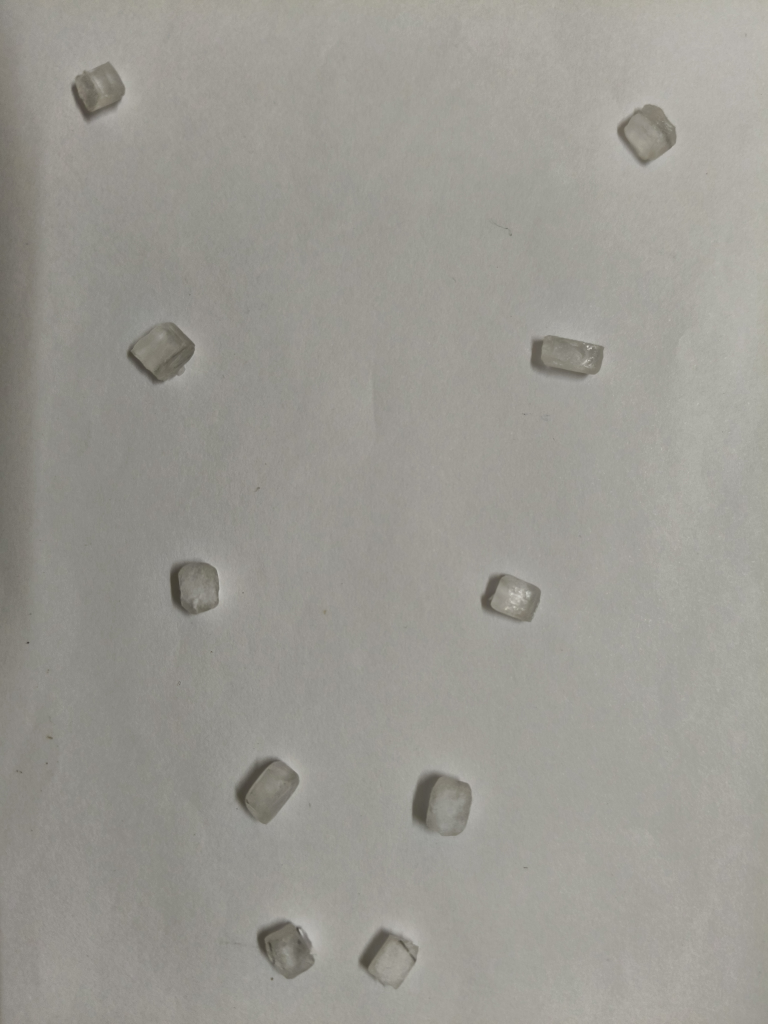
#> input picture part_a_photos/picture1.jpg, 3072 x 4096 px, found by its file name (shown at 1/4 size); its folder holds 5 pictures in this run
$ python slides_a.py
#> lines starting #> are read from the running program, lines starting #| are printed output that depends on the picture
### slides/vt.py
import numpy as np, matplotlib
matplotlib.use('Agg')
import matplotlib.pyplot as plt
from matplotlib.patches import Circle, Rectangle, FancyBboxPatch, Polygon, FancyArrow
plt.rcParams['font.family']='monospace'
plt.rcParams['font.monospace']=['DejaVu Sans Mono']
plt.rcParams['axes.unicode_minus']=False
# OVERHEAD BAR NOTATION. THE COMBINING MACRON U+0304 AND OVERLINE U+0305 BOTH LAND
# ON THE WRONG GLYPH IN MATPLOTLIB, WHICH DOES NOT DO COMPLEX SHAPING, SO BARS ARE
# WRITTEN AS MATHTEXT $\bar{n}$ AND MATHTEXT IS POINTED AT THE SAME MONO FACE.
plt.rcParams['mathtext.fontset']='custom'
plt.rcParams['mathtext.rm']='DejaVu Sans Mono'
plt.rcParams['mathtext.it']='DejaVu Sans Mono'
plt.rcParams['mathtext.bf']='DejaVu Sans Mono:bold'
plt.rcParams['mathtext.default']='regular'
W,H=1920.,1080.
BG='#05080C'; BAR='#24E06E'; BARTXT='#04140A'; ORANGE='#FFB03A'; GREEN='#36F08C'
CYAN='#58D3E8'; BODY='#C9D2D8'; DIM='#38464D'; PANEL='#0C1E33'; PEDGE='#3FC7DE'
MUTE='#8C9AA4'; AMBER='#FFC857'; RED='#E8392F'; WHITE='#FFFFFF'; GRID='#14314F'; VIOLET='#B99BE8'
def new_slide(cmd, page, total=15, tildes=(300,780)):
    # page MAY BE AN int (NUMBERED ANSWER SLIDE) OR A str SUCH AS '[QUESTION]',
    # WHICH IS PRINTED VERBATIM SO QUESTION SLIDES STAY OUT OF THE COUNT.
#> called with cmd = '$ cat title.txt', page = 1, total = 15, tildes = (250, 760)
    fig=plt.figure(figsize=(19.2,10.8),dpi=100); fig.patch.set_facecolor(BG)
    ax=fig.add_axes([0,0,1,1]); ax.set_xlim(0,W); ax.set_ylim(0,H); ax.axis('off')
    ax.add_patch(Rectangle((0,H-30),W,30,color=BAR,zorder=5))
    ax.add_patch(Rectangle((0,0),W,30,color=BAR,zorder=5))
    ax.text(22,H-15,'CML6032@IITD:~/ASSIGNMENT',color=BARTXT,fontsize=11,weight='bold',va='center',zorder=6)
    ax.text(W-22,H-15,'VT100 | Bourne shell',color=BARTXT,fontsize=11,weight='bold',va='center',ha='right',zorder=6)
    ax.text(22,15,'assignment1.tex',color=BARTXT,fontsize=11,weight='bold',va='center',zorder=6)
    ax.text(W/2,15,'[READ ONLY]',color=BARTXT,fontsize=11,weight='bold',va='center',ha='center',zorder=6)
    tag = page if isinstance(page,str) else f'{page}/{total}'
    ax.text(W-22,15,tag,color=BARTXT,fontsize=11,weight='bold',va='center',ha='right',zorder=6)
    for y in range(int(tildes[0]),int(tildes[1]),30): ax.text(60,y,'~',color=DIM,fontsize=12,va='center')
    if cmd: ax.text(120,H-95,cmd,color=ORANGE,fontsize=21,va='center')
    return fig,ax
def T(ax,x,y,s,c=BODY,fs=13,w='normal',ha='left',va='center',fam='monospace',z=4):
    return ax.text(x,y,s,color=c,fontsize=fs,weight=w,ha=ha,va=va,family=fam,zorder=z)
def panel(ax,x,y,w,h,fill=PANEL,edge=PEDGE,lw=1.8,r=10):
    ax.add_patch(FancyBboxPatch((x,y),w,h,boxstyle=f'round,pad=0,rounding_size={r}',
        fc=fill,ec=edge,lw=lw,zorder=1)); return None
CW=0.602*100/72.0          # DejaVu Sans Mono advance, px per pt of fontsize
def cw(fs,n=1): return n*fs*CW
def bullets(ax,x,y0,lines,dy=34,fs=13,marker='[>]',mc=AMBER,lc=BODY,headc=CYAN,gap=1,pad=None):
    """lines: str | (head,rest) | None (half-space). Label column auto-sized."""
    y=y0
    mw=cw(fs,len(marker)+gap)
    if pad is None:
        heads=[l[0] for l in lines if isinstance(l,tuple)]
        pad=(max(len(h) for h in heads)+2) if heads else 0
    for ln in lines:
        if ln is None: y-=dy*0.45; continue
        if marker: T(ax,x,y,marker,mc,fs,'bold')
        if isinstance(ln,tuple):
            head,rest=ln
            T(ax,x+mw,y,head,headc,fs,'bold')
            T(ax,x+mw+cw(fs,pad),y,rest,lc,fs)
        else:
            T(ax,x+mw,y,ln,lc,fs)
        y-=dy
    return y
def row(ax,x,y,cells,fs=12,c=BODY,w='normal'):
    """cells: list of (col_in_chars, text) or (col, text, colour)"""
    for cell in cells:
        col,txt=cell[0],cell[1]; col_c=cell[2] if len(cell)>2 else c
        T(ax,x+cw(fs,col),y,str(txt),col_c,fs,w)
def rule(ax,x,y,w_,c=PEDGE,lw=1.2,z=3): ax.plot([x,x+w_],[y,y],color=c,lw=lw,zorder=z)
# ---------- 3D projection ----------
def rot(az=24,el=16):
    a,e=np.radians(az),np.radians(el)
    e1=np.array([np.cos(a),-np.sin(a),0.])
    e2=np.array([np.sin(a)*np.sin(e),np.cos(a)*np.sin(e),np.cos(e)])
    n=np.array([np.sin(a)*np.cos(e),np.cos(a)*np.cos(e),-np.sin(e)])
    return e1,e2,n
def proj(P,az=24,el=16):
    e1,e2,n=rot(az,el); P=np.atleast_2d(P)
    return np.c_[P@e1,P@e2], P@n
CELL_E=[(0,1),(0,2),(0,4),(1,3),(1,5),(2,3),(2,6),(3,7),(4,5),(4,6),(5,7),(6,7)]
def cube_pts(): return np.array([[i,j,k] for i in (0,1) for j in (0,1) for k in (0,1)],float)
def sphere(ax,c,r,col,z):
    ax.add_patch(Circle(c,r,fc=col,ec='#2A2A2A',lw=0.7,zorder=z))
    ax.add_patch(Circle((c[0]-0.33*r,c[1]+0.33*r),0.34*r,fc='white',ec='none',alpha=0.55,zorder=z+0.01))
# [41 lines left out: functions draw_structure, triad, not called in this run]

### slides/slides_a.py
import sys; sys.path.insert(0,'/data/deck')
from vt import *
import numpy as np
OUT='/data/deck/slides/'
# [9 lines left out: functions ax_in, wpanel, not called in this run]

# ---------------- 01 TITLE ----------------
fig,ax=new_slide('$ cat title.txt',1,tildes=(250,760))
T(ax,150,H-200,'20261005 CML6032 ASSIGNMENT 1',GREEN,30,'bold')
T(ax,150,H-258,'MATERIALS CHEMISTRY : STRUCTURAL ANALYSIS',AMBER,21)
T(ax,150,H-312,'CRYSTAL MORPHOLOGY, PEROVSKITE HYSTERESIS AND NINE BINARY PROTOTYPES',CYAN,19)
T(ax,150,H-396,'NISHEAL MICHAEL KALEY',GREEN,20)
T(ax,150,H-444,'ENTRY NO 2025CYS7090  |  IIT DELHI',GREEN,17)
T(ax,150,H-488,'SUBMITTED 5 OCTOBER 2026, 02:30 IST  |  DUE 5 OCTOBER 2026, 23:59 IST',GREEN,17)
T(ax,150,H-566,'$ ./init_pipeline.sh',ORANGE,21)
for i,l in enumerate(['MODULES INITIALIZED: [PART A: MORPHOLOGY AND POINT GROUPS]',
                      '                     [PART B SEGMENT 1: FERROELECTRIC DISTORTION SERIES]',
                      '                     [PART B SEGMENT 2: NINE BINARY PROTOTYPES]']):
    T(ax,150,H-612-i*32,l,BODY,15)
T(ax,150,H-724,'$ ./set_notation.sh --house',ORANGE,21)
T(ax,150,H-770,'UNITS pm ONLY  |  RATIOS NOT PER-100  |  STATE TUPLES ON ALL IONS  |  NO GREEK GLYPHS',BODY,15)
T(ax,150,H-804,'MIRROR PLANES AS MP  |  OVERHEAD BARS ON ROTOINVERSION AXES AND SPACE GROUPS, e.g. '
               '$\\bar{3}$m AND Fm$\\bar{3}$m',BODY,15)
fig.savefig(OUT+'01.png',facecolor=BG); plt.close(fig)
#> after `fig.savefig(OUT + '01.png', facecolor=BG)`:
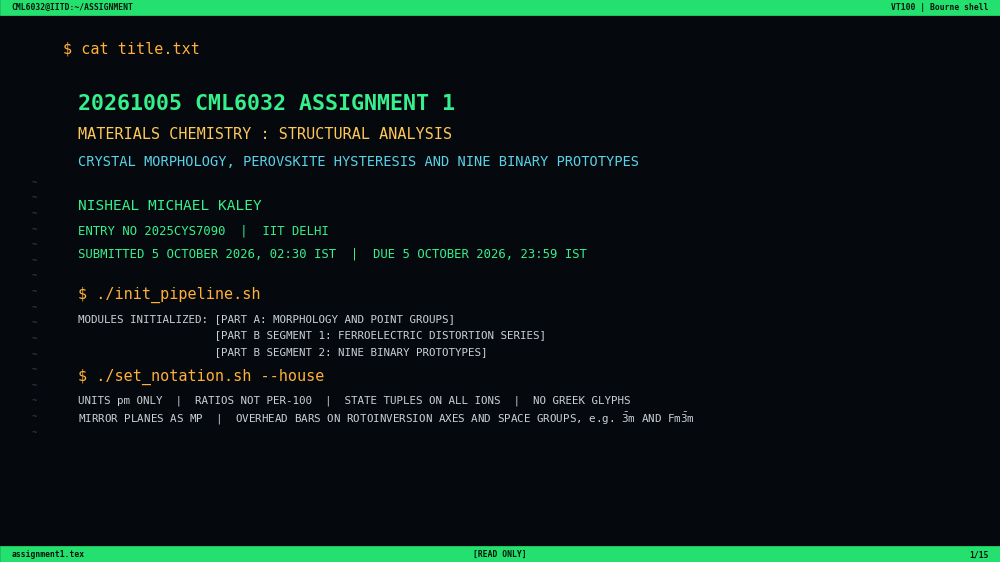
#> figure drawn by matplotlib, 1 panel

# =====================================================================================
# PART A, REBUILT FROM THE CLASS PHOTOGRAPHS (part_a_photos/picture1-5.jpg).
# EVERY NUMBER ON SLIDES 02-04 COMES FROM part_a_photos/measure.json, WRITTEN BY
# part_a_photos/measure_edges.py (LSD EDGE FIT ON THE FULL-RESOLUTION PHOTOS).
# =====================================================================================
import json
from PIL import Image
PA='/data/repo/part_a_photos/'
MJ=json.load(open(PA+'measure.json'))
#> (reads part_a_photos/measure.json from the repository)
SM=MJ['_summary']
SCL=3072/900
CEN=[(115,105),(760,155),(190,410),(665,415),(230,688),(600,700),(318,925),(518,942),(335,1112),(458,1125)]
ISO={3:(445,600),4:(463,662),5:(430,715)}
_IMG={}
def photo(i):
    if i not in _IMG: _IMG[i]=np.asarray(Image.open(PA+f'picture{i}.jpg').convert('RGB')).astype(np.float32)
    return _IMG[i]
def stretch(a,lo=0.8,hi=99.6):
    l,h=np.percentile(a,lo),np.percentile(a,hi)
    return np.clip((a-l)/(h-l),0,1)
def crop(i,cx,cy,w,h,dx=0,dy=0):
    X,Y=int(cx*SCL)+dx,int(cy*SCL)+dy
    return photo(i)[Y-h//2:Y+h//2,X-w//2:X+w//2]
def imax(fig,x,y,w,h,edge=PEDGE,lw=1.4):
#> called with x = 140, y = 192, w = 460, h = 613, edge = '#3FC7DE', lw = 1.4
    a=fig.add_axes([x/W,y/H,w/W,h/H]); a.set_xticks([]); a.set_yticks([])
    for s in a.spines.values(): s.set_color(edge); s.set_linewidth(lw)
    return a
def tagbox(a,x,y,s,c=CYAN,fs=10.5):
    a.text(x,y,s,color=c,fontsize=fs,weight='bold',ha='center',va='center',family='monospace',
           bbox=dict(boxstyle='square,pad=0.18',fc='#05080CCC',ec=c,lw=1.0),zorder=6)

# ---------------- 02 THE CRYSTALS AS PHOTOGRAPHED ----------------
fig,ax=new_slide('$ ls ./part_a/photos && cat observation.log',2)
T(ax,120,H-158,'PART A: THE CRYSTALS ISSUED IN CLASS, AS PHOTOGRAPHED',GREEN,23,'bold')
T(ax,1800,H-158,'[5 PHOTOS | 11 CRYSTALS | NO SCALE BAR]',AMBER,17,'bold',ha='right')
# --- left: picture 1 with labels
panel(ax,120,130,500,760)
T(ax,370,862,'PICTURE 1: 10 CRYSTALS, C1 TO C10',CYAN,14,'bold','center')
a=imax(fig,140,192,460,613)
import cv2
p1=np.asarray(Image.open(PA+'picture1.jpg').convert('RGB').resize((900,1200),Image.LANCZOS)).astype(np.float32)
p1=p1/cv2.GaussianBlur(p1,(0,0),45); p1=np.clip(p1/np.percentile(p1,96)*0.94,0,1)   # FLAT-FIELD THE PAPER
#> after `p1 = np.clip(p1 / np.percentile(p1, 96) * 0.94, 0, 1)`:
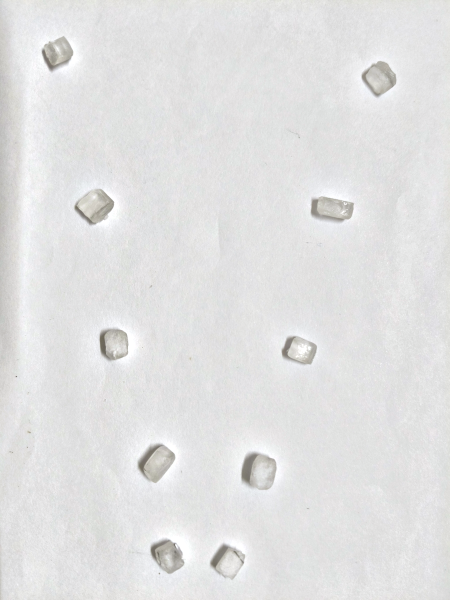
#> p1: shape (1200, 900, 3) float32 (shown at 1/2 size); mean R, G, B 0.885, 0.885, 0.885
a.imshow(p1,extent=(0,900,1200,0)); a.set_xlim(0,900); a.set_ylim(1200,0)
SIDE=[1,-1,1,-1,1,-1,-1,1,-1,1]       # LABEL LEFT OR RIGHT OF EACH CRYSTAL
for k,(x,y) in enumerate(CEN):
    tagbox(a,x+SIDE[k]*80,y,f'C{k+1}',fs=10.5)
T(ax,370,162,'PICTURE 2 IS THE SAME LAYOUT, RETAKEN',MUTE,11.5,ha='center')
# --- middle: views A-C and detail crops
panel(ax,650,130,560,760)
T(ax,930,862,'ONE CRYSTAL ALONE: VIEWS A, B, C',CYAN,14,'bold','center')
T(ax,930,834,'(PICTURES 3, 4, 5; TURNED BETWEEN SHOTS)',MUTE,11,ha='center')
for j,(i,lab) in enumerate([(3,'A: FROSTED FACE'),(4,'B: SMOOTH FACE'),(5,'C: TURNED OVER')]):
    x0=672+j*178
    a=imax(fig,x0,500,160,300)
    a.imshow(stretch(crop(i,*ISO[i],320,600,dy=20)))
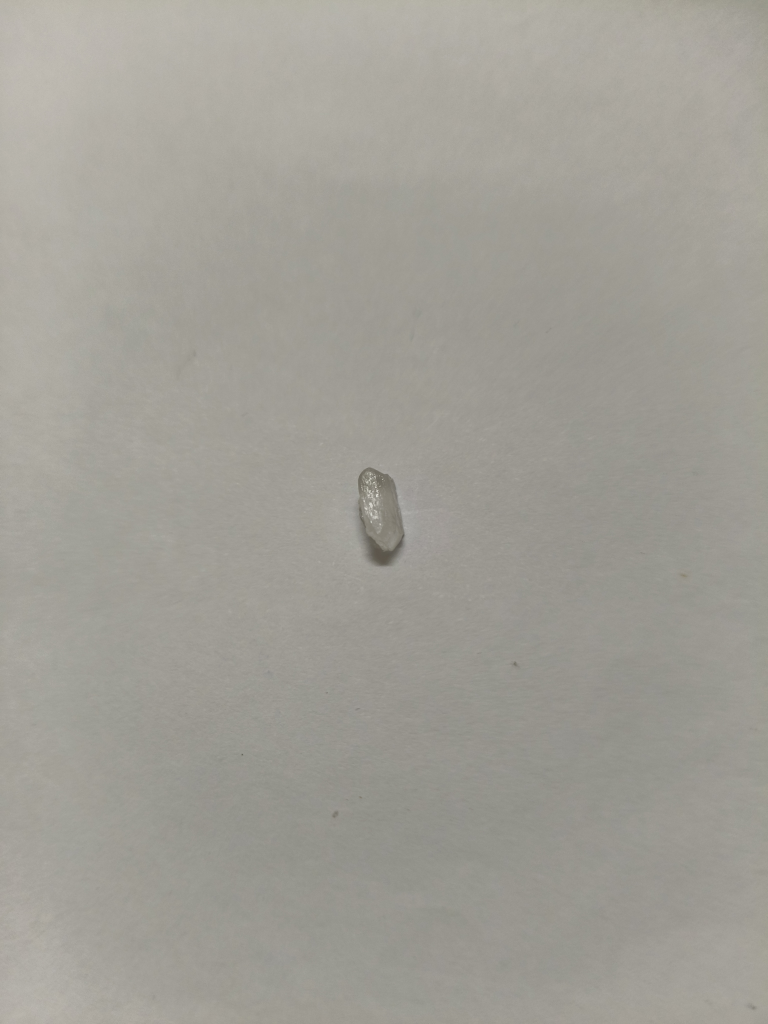
#> input picture part_a_photos/picture3.jpg, 3072 x 4096 px, found by its file name (shown at 1/4 size)
#> in stretch, `l,h=np.percentile(a,lo),np.percentile(a,hi)`: l = 85; h = 199
#> in stretch, `return np.clip((a-l)/(h-l),0,1)`:
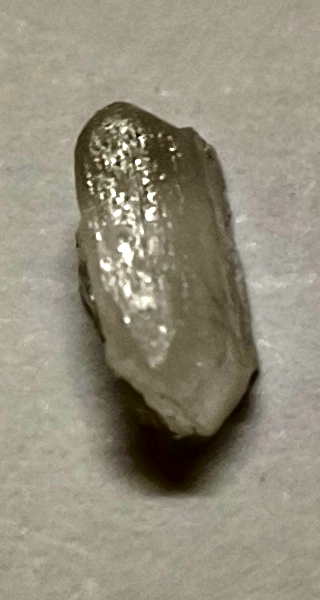
#> returned value: shape (600, 320, 3) float32; mean of channels 0, 1, 2 0.578, 0.553, 0.489; drawn as R, G, B
    T(ax,x0+80,478,lab,BODY,11,'bold','center')
T(ax,930,436,'DETAILS FROM PICTURE 1',CYAN,14,'bold','center')
for j,(k,l1,l2) in enumerate([(3,'C3: TOP + SIDE','FACE, SQUARE'),(6,'C6: FROSTED','CENTRE'),
                              (1,'C1: BANDS IN','THE BODY'),(10,'C10: CRACK','ALONG A FACE')]):
    x0=668+j*134
    a=imax(fig,x0,262,124,124)
    a.imshow(stretch(crop(1,*CEN[k-1],340,340)))
#> call 4 of crop, with i = 1, cx = 190, cy = 410, w = 340, h = 340, dx = 0, dy = 0
#> in crop (call 4), `return photo(i)[Y-h//2:Y+h//2,X-w//2:X+w//2]`:
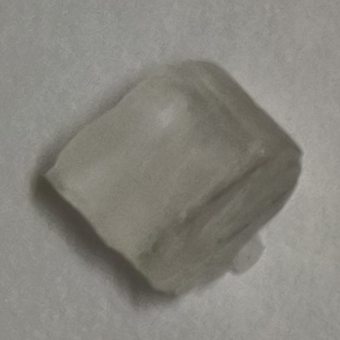
#> returned value: shape (340, 340, 3) float32; mean of channels 0, 1, 2 134.5, 132.6, 125.6; drawn as R, G, B
#> call 4 of stretch, with lo = 0.8, hi = 99.6
#> in stretch (call 4), `l,h=np.percentile(a,lo),np.percentile(a,hi)`: l = 70; h = 165
#> in stretch (call 4), `return np.clip((a-l)/(h-l),0,1)`:
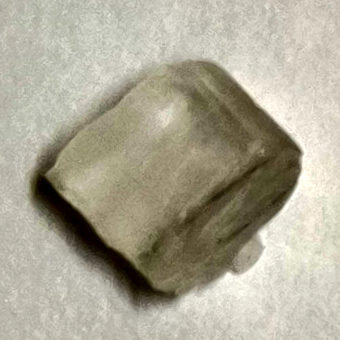
#> returned value: shape (340, 340, 3) float32; mean of channels 0, 1, 2 0.678, 0.659, 0.586; drawn as R, G, B
    T(ax,x0+62,240,l1,BODY,10,'bold','center'); T(ax,x0+62,218,l2,BODY,10,'bold','center')
T(ax,930,170,'LIGHT FROM THE RIGHT: THE DARK BAND ON THE',MUTE,10.5,ha='center')
T(ax,930,150,'LEFT OF EACH CRYSTAL IS ITS SHADOW',MUTE,10.5,ha='center')
# --- right: observation log
panel(ax,1240,130,560,760)
T(ax,1265,862,'OBSERVATION LOG',AMBER,15,'bold')
bullets(ax,1265,822,[
 ('[COUNT]','10 IN PICTURES 1-2, PLUS ONE CRYSTAL'),('','ALONE IN 3 POSES (PICTURES 3-5)'),
 ('[COLOUR]','COLOURLESS. THE SLIGHT WARM CAST IS'),('','ALSO IN THE SHADOWS, SO IT IS LIGHTING'),
 ('[LUSTRE]','VITREOUS AND TRANSLUCENT; FROSTED'),('','FACE CENTRES ON C5, C6, C10, VIEW A'),
 ('[HABIT]','BLOCKY BOXES; PLAN L/W 1.0 TO 2.0'),
 ('[FACES]','FLAT, IN PARALLEL OPPOSITE PAIRS;'),('','STRAIGHT EDGES; FLAT, BLUNT ENDS'),
 ('[ANGLES]','EVERY CLEAN CORNER LOOKS SQUARE'),
 ('[ABSENT]','NO PYRAMID, DOME OR CORNER FACET'),('','RESOLVED ON ANY OF THE 11 CRYSTALS'),
 ('[DEFECTS]','ROUNDED EDGES, CHIPPED ENDS AND'),('','CRACKS RUNNING PARALLEL TO A FACE'),
 ('[SCALE]','NO SCALE OBJECT: SIZES AS RATIOS'),
],dy=37,fs=12.5,marker='',headc=CYAN,pad=10)
panel(ax,1262,160,516,96,fill='#07160F',edge=GREEN,lw=1.4,r=6)
T(ax,1280,231,'READ-OUT: ONE GEOMETRY ONLY. SIX FLAT FACES',GREEN,12.5,'bold')
T(ax,1280,203,'IN THREE PARALLEL PAIRS, MEETING SQUARE,',GREEN,12.5,'bold')
T(ax,1280,175,'WHATEVER THE LENGTH OF THE CRYSTAL',GREEN,12.5,'bold')
T(ax,120,92,'$ ./measure_angles.py --photos 1,4 --edges lsd',ORANGE,17)
T(ax,120,56,'[STATUS] 11 OUTLINES PASSED TO THE EDGE FIT ON SLIDE 03',BODY,13)
fig.savefig(OUT+'02.png',facecolor=BG); plt.close(fig)
#> after `fig.savefig(OUT + '02.png', facecolor=BG)`:
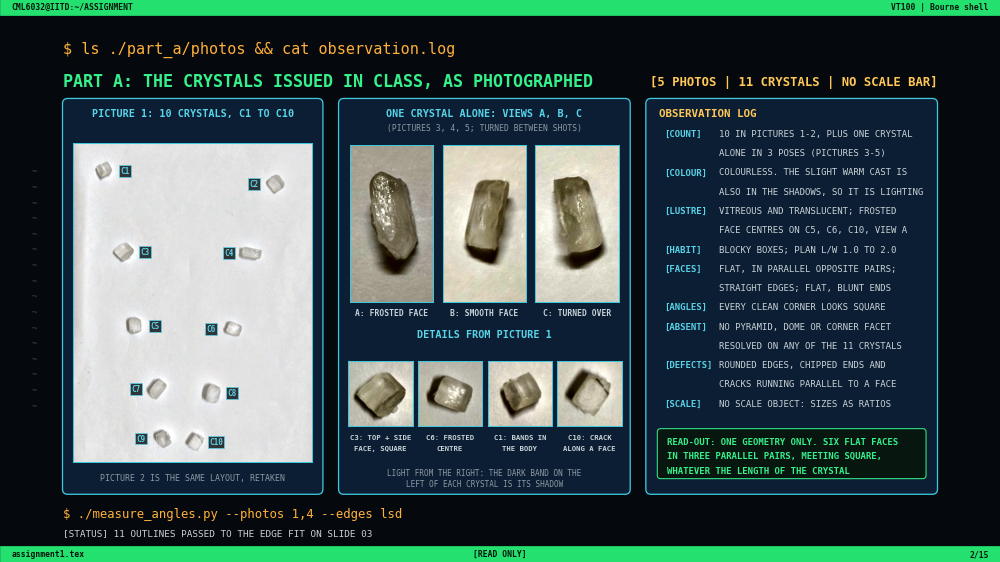
#> figure drawn by matplotlib, 9 panels

# ---------------- 03 MEASURED ANGLES AND THE IDEALISED HABIT ----------------
def seg_overlay(a,name,i,cx,cy,r):
    rec=MJ[name]; segs=rec['segs']
    a.imshow(stretch(crop(i,cx,cy,2*r,2*r)),extent=(0,2*r,2*r,0))
    a.set_xlim(0,2*r); a.set_ylim(2*r,0)
    for sid in rec['prism']:
        x1,y1,x2,y2=segs[sid]; a.plot([x1,x2],[y1,y2],color=CYAN,lw=3.0,solid_capstyle='round')
    for nm,e in rec['ends'].items():
        col=GREEN if e['clean'] else RED; P=[]
        for sid in e['ids']:
            x1,y1,x2,y2=segs[sid]; a.plot([x1,x2],[y1,y2],color=col,lw=3.0,solid_capstyle='round')
            P+= [(x1,y1),(x2,y2)]
        P=np.array(P).mean(0); c=np.array([r,r]); v=P-c; v=v/np.linalg.norm(v)
        q=np.clip(P+v*48,30,2*r-30)
        a.text(q[0],q[1],f"{e['corner']:.1f}",color=col,fontsize=11,weight='bold',ha='center',va='center',
               family='monospace',bbox=dict(boxstyle='square,pad=0.15',fc='#05080CDD',ec=col,lw=1.0))
fig,ax=new_slide('$ ./measure_angles.py --photos 1,4 --edges lsd --report',3)
#> (the rest of the program and of its run is left out)
